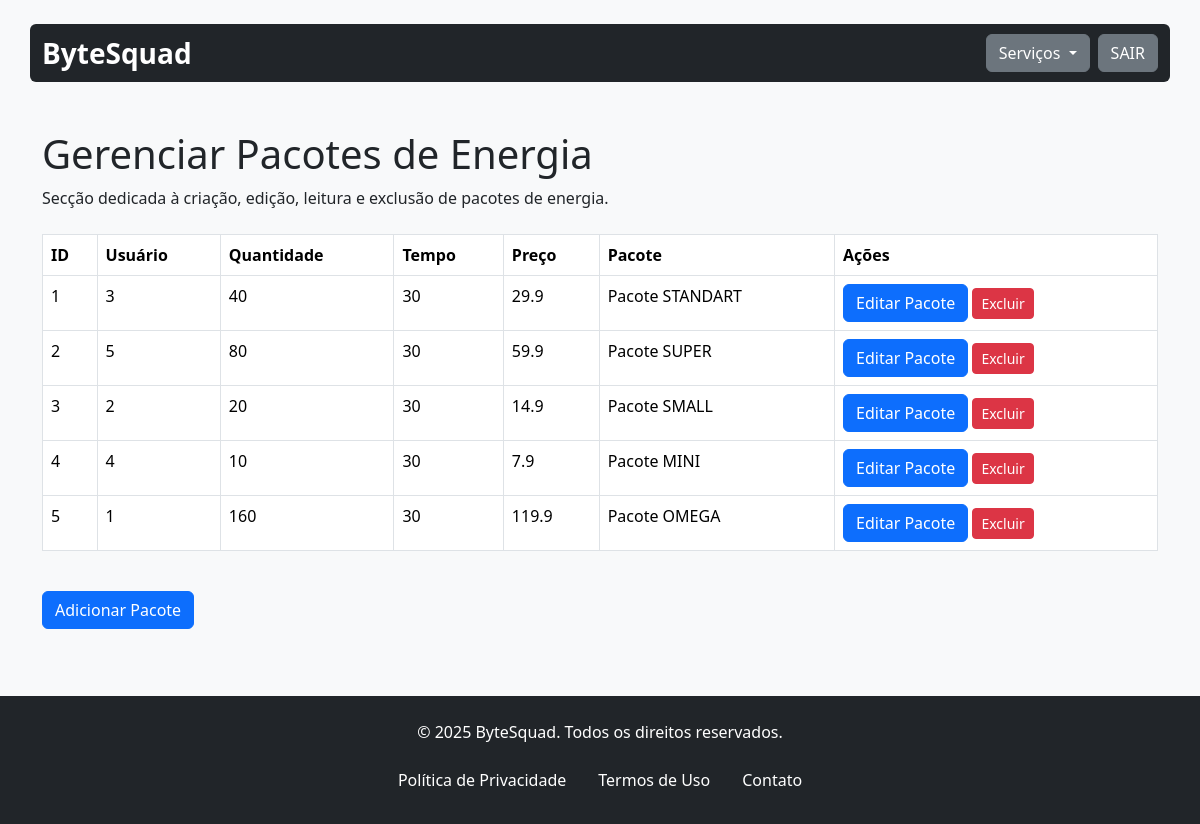
/gerenciarEnergia.php (signed in), run on the app's committed database.
### tables this page shows
CREATE TABLE `energia` (
  `id_energia` int(11) NOT NULL,
  `id` int(11) NOT NULL,
  `quantidade_energia` int(11) NOT NULL,
  `tempo_energia` int(11) NOT NULL,
  `preco_energia` float NOT NULL,
  `pacote_energia` varchar(100) NOT NULL
);

### assets/classes/energia.class.php (called while the page is built, shortened)
<?php
require_once 'conexao.class.php';
class Energia
{
    private $con;
    public function __construct()
    {
        $this->con = new Conexao();
    }
    public function listar()
    {
        try {
            $sql = $this->con->conectar()->prepare("
                SELECT energia.*
                FROM energia
            ");
            $sql->execute();
            return $sql->fetchAll(PDO::FETCH_ASSOC);
        } catch (PDOException $ex) {
            echo "ERRO: " . $ex->getMessage();
        }
    }
}

### assets/classes/conexao.class.php (called while the page is built)
<?php
class Conexao{
    private $servidor;
    private $senha;
    private $usuario;
    private $banco;
    private static $pdo;
    public function __construct(){
        $this->servidor = "localhost";
        $this->banco = "bytesquad";
        $this->senha = "";
        $this->usuario = "root";
    }
    public function conectar(){
        try{
            if(is_null(self::$pdo)){
                self::$pdo = new PDO("mysql:host=".$this->servidor."; dbname=".$this->banco, $this->usuario, $this->senha);
            }
            return self::$pdo;
        } catch(PDOException $ex){
            echo $ex->getMessage();
        }
    }
}

### assets/classes/administrador.class.php (called while the page is built, shortened)
<?php
require_once 'conexao.class.php';
class Administrador
{
    private $permissoes;
    private $con;
    public function __construct()
    {
        $this->con = new Conexao();
    }
    public function setUsuario($id)
    {
        $sql = $this->con->conectar()->prepare("SELECT * FROM administrativo WHERE id_administrativo = :id");
        $sql->bindValue(":id", $id);
        $sql->execute();
        if ($sql->rowCount() > 0) {
            $sql = $sql->fetch();
            $this->permissoes = explode(', ', $sql['permissoes_admin']);
        }
    }
    public function temPermissoes($permissao)
    {
        if (isset($_SESSION['Logado'])) {
            $id = $_SESSION['Logado'];
            $this->setUsuario($id);
            return in_array($permissao, $this->permissoes);
        }
        return false;
    }
}

### gerenciarEnergia.php (the view, shortened to what this page needs)
<?php
include 'assets/inc/header.inc.php';
include 'assets/classes/energia.class.php';
$energia = new Energia();
require_once './assets/classes/administrador.class.php';
$admin = new Administrador();
?>
<main class="container mt-5">
    <div class="header-content mb-4">
        <h1>Gerenciar Pacotes de Energia</h1>
        <p>Secção dedicada à criação, edição, leitura e exclusão de pacotes de energia.</p>
    </div>
    <div class="table-responsive mb-4">
        <table class="table table-bordered table-hover">
            <thead class="thead-light">
                <tr>
                    <th>ID</th>
                    <th>Usuário</th>
                    <th>Quantidade</th>
                    <th>Tempo</th>
                    <th>Preço</th>
                    <th>Pacote</th>
                    <th>Ações</th>
                </tr>
            </thead>
            <tbody>
                <?php
                $lista = $energia->listar();
                foreach ($lista as $item):
                    ?>
                    <tr>
                        <td><?php echo $item['id_energia'] ?></td>
                        <td><?php echo $item['id'] ?></td>
                        <td><?php echo $item['quantidade_energia'] ?></td>
                        <td><?php echo $item['tempo_energia'] ?></td>
                        <td><?php echo $item['preco_energia'] ?></td>
                        <td><?php echo $item['pacote_energia'] ?></td>
                        <td>
                        <?php if ($admin->temPermissoes('EDIT')): ?>
                            <button type="button" class="btn btn-primary" data-bs-toggle="modal"
                                data-bs-target="#editarModal<?php echo $item['id_energia']; ?>">
                                Editar Pacote
                            </button>
                        <?php endif; ?>
                        <?php if ($admin->temPermissoes('DELETE')): ?>
                            <a href="deletarEnergia.php?id_energia=<?php echo $item['id_energia']; ?>"
                                class="btn btn-sm btn-danger"
                                onclick="return confirm('Você tem certeza que deseja excluir o Pacote <?php echo $item['id_energia'] ?>? ')">Excluir</a>
                        <?php endif; ?>
                        </td>
                    </tr>
                    <?php
                endforeach
                ?>
            </tbody>
        </table>
    </div>
    <?php if ($admin->temPermissoes('ADD')): ?>
    <button type="button" class="btn btn-primary" data-bs-toggle="modal" data-bs-target="#exampleModal">
        Adicionar Pacote
    </button>
    <?php endif; ?>
</main>
<?php include 'assets/inc/footer.inc.php'; ?>
</body>
</html>

### assets/inc/header.inc.php (style rules this page uses)
html { height: 100%; }
body { position: relative; margin: 0; min-height: 100%; padding-bottom: 7.85rem; }

### data on the page
energia: id_energia "1", id "3", quantidade_energia "40", tempo_energia "30", preco_energia "29.9", pacote_energia "Pacote STANDART"
energia: id_energia "2", id "5", quantidade_energia "80", tempo_energia "30", preco_energia "59.9", pacote_energia "Pacote SUPER"
energia: id_energia "3", id "2", quantidade_energia "20", tempo_energia "30", preco_energia "14.9", pacote_energia "Pacote SMALL"
energia: id_energia "4", id "4", quantidade_energia "10", tempo_energia "30", preco_energia "7.9", pacote_energia "Pacote MINI"
energia: id_energia "5", id "1", quantidade_energia "160", tempo_energia "30", preco_energia "119.9", pacote_energia "Pacote OMEGA"
